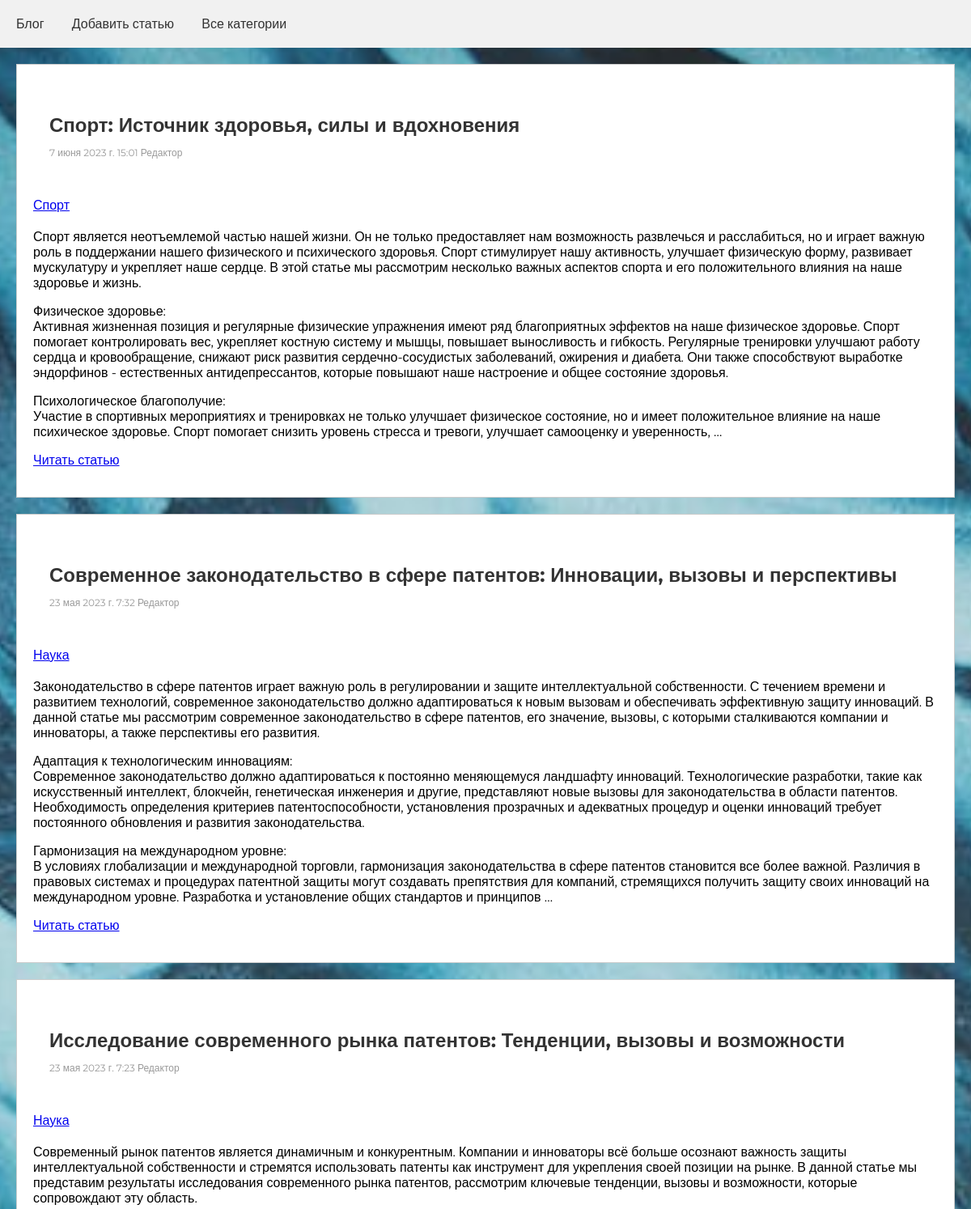
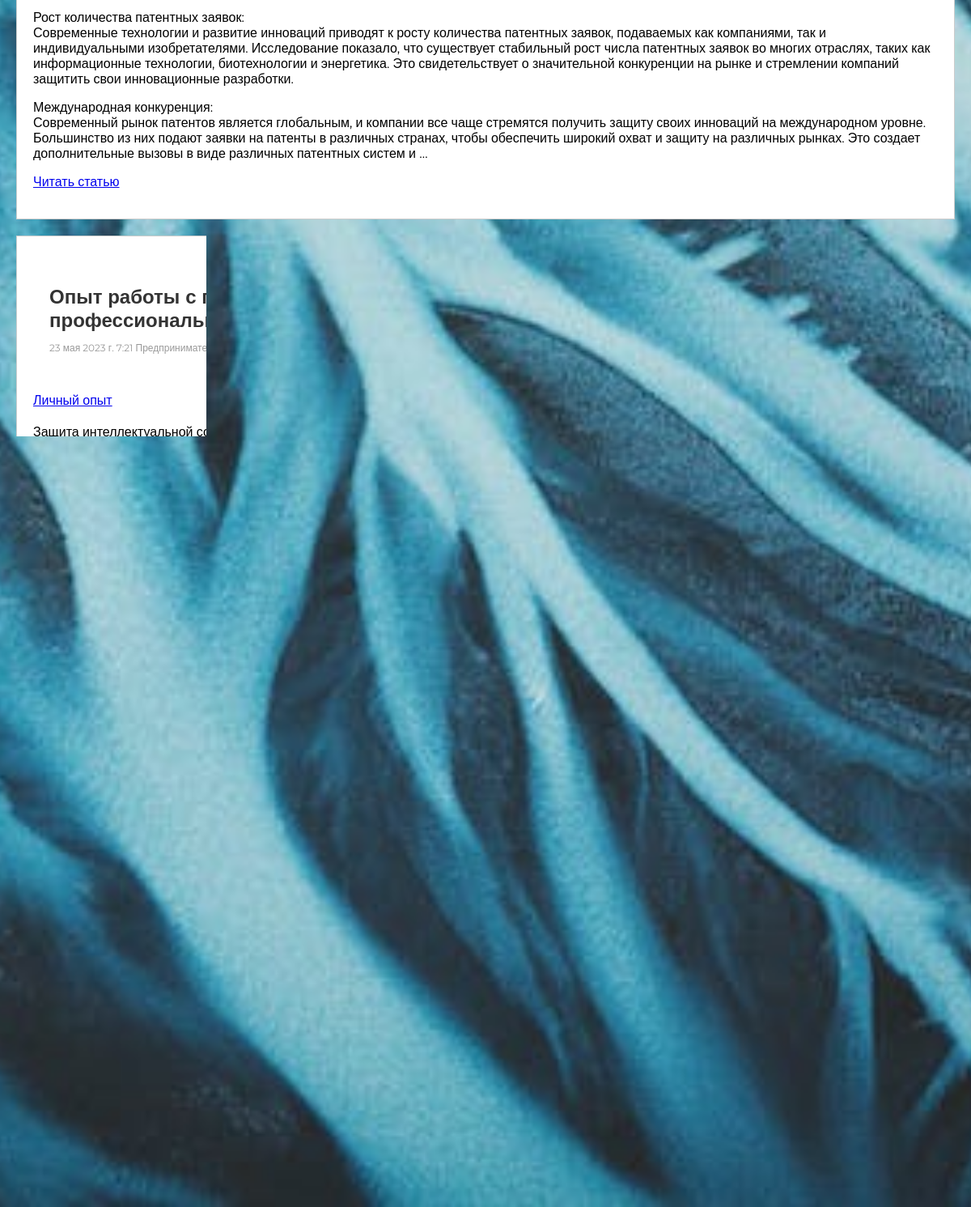
The page / on the database its author committed (2 pictures, top to bottom).
### office/models.py (models this page shows, shortened)
class Post(models.Model):
    title = models.CharField(max_length=100)
    content = models.TextField()
    date_posted = models.DateTimeField(default=timezone.now)
    author = models.ForeignKey(User, on_delete=models.CASCADE)
    cat = models.ForeignKey('Category', on_delete=models.PROTECT, null=True)
    def get_absolute_url(self):
        return reverse('post', kwargs={'post_id': self.pk})
    class Meta:
        verbose_name = 'Статьи'
        verbose_name_plural = 'Статьи'
        ordering = ['-date_posted', 'title']

class Category(models.Model):
    name = models.CharField(max_length=100, db_index=True)
    def __str__(self):
        return self.name
    def get_absolute_url(self):
        return reverse('category', kwargs={'cat_id': self.pk})
    class Meta:
        verbose_name = 'Категории'
        verbose_name_plural = 'Категории'

### office/views.py (the view)
# urls.py: path('', views.blog, name='blog'),
def blog(request):
    article = Post.objects.all().select_related('cat')
    return render(request, 'blog.html', {'article': article,  'title': title[0]})

### office/templates/blog.html
{% extends 'base.html' %}
{% load static %}
{% block content %}
    {% for ar in article %}
        <div class="main_div">
            <article>
                <header>
                    <h2>{{ ar.title }}</h2>
                    <p class="meta">{{ ar.date_posted }} {{ ar.author }}</p>
                </header>
                <p class="cat"><a href="{{ ar.cat.get_absolute_url }}">{{ ar.cat }}</a></p>
                <p class="main_text">{{ ar.content|linebreaks|truncatewords:150 }}</p>
                <p class="read"><a href="{{ ar.get_absolute_url }}">Читать статью</a></p>
            </article>
        </div>
    {% endfor %}
{% endblock content %}

### office/templates/base.html (shortened to what this page needs)
{% load static %}
<!DOCTYPE html>
<html lang="en">
<head>
    <link rel="stylesheet" href="{% static '/s.css' %}">
</head>
<body>
    {% block menu %}
    <nav>
    <ul>
            <li><a href="{% url 'blog' %}">Блог</a></li>
            <li><a href="{% url 'create_article' %}">Добавить статью</a></li>
            <li><a href="{% url 'cat' %}">Все категории</a></li>
    </ul>
  </nav>
    {% endblock menu %}
{% block content %}
{% endblock content %}
{% block footer %}
<footer>
    <p>© 2023 Мой проект Django. Все права защищены.</p>
</footer>
{% endblock footer %}
</body>
</html>

### static/s.css (style rules this page uses)
body { background: url("/static/images/img2.jpeg"); background-repeat: no-repeat; background-position: center center; background-attachment: fixed; background-size: cover; font-family: 'Montserrat', sans-serif; margin: 0; padding: 0; }
header { background-color: #fff; color: #333; padding: 20px; }
nav { background-color: #f1f1f1; padding: 10px; }
nav ul { list-style-type: none; margin: 0; padding: 0; }
nav ul li { display: inline-block; margin-right: 10px; }
nav ul li a { display: block; padding: 10px; text-decoration: none; color: #333; }
.main_div { margin: 20px; padding: 20px; border: 1px solid #ccc; background-color: #fff; }
h2 { font-size: 24px; margin-bottom: 10px; }
.meta { font-size: 12px; color: #999; }
.main_text { font-size: 20px; line-height: 1.5; }
footer { background-color: #f1f1f1; padding: 10px; text-align: center; font-size: 12px; color: #999; }
.cat { color: #8A8A8A; }

### rows shown on the page
Post: title "Спорт: Источник здоровья, силы и вдохновения", date_posted "7 июня 2023 г. 15:01", author "Редактор", cat "Спорт", content "Спорт является неотъемлемой частью нашей жизни. Он не только предоставляет нам возможность развлечься и расслабиться, но и играет важную роль в поддержании нашего физического и психического здоровья. Спорт стимулирует нашу активность, улучшает физическую форму, развивает мускулатуру и укрепляет наше сердце. В этой статье мы рассмотрим несколько важных аспектов спорта и его положительного влияния на наше здоровье и жизнь. Физическое здоровье: Активная жизненная позиция и регулярные физические упражнения имеют ряд благоприятных эффектов на наше физическое здоровье. Спорт помогает контролировать вес, укрепляет костную систему и мышцы, повышает выносливость и гибкость. Регулярные тренировки…"
Post: title "Современное законодательство в сфере патентов: Инновации, вызовы и перспективы", date_posted "23 мая 2023 г. 7:32", author "Редактор", cat "Наука", content "Законодательство в сфере патентов играет важную роль в регулировании и защите интеллектуальной собственности. С течением времени и развитием технологий, современное законодательство должно адаптироваться к новым вызовам и обеспечивать эффективную защиту инноваций. В данной статье мы рассмотрим современное законодательство в сфере патентов, его значение, вызовы, с которыми сталкиваются компании и инноваторы, а также перспективы его развития. Адаптация к технологическим инновациям: Современное законодательство должно адаптироваться к постоянно меняющемуся ландшафту инноваций. Технологические разработки, такие как искусственный интеллект, блокчейн, генетическая инженерия и другие, представляют…"
Post: title "Исследование современного рынка патентов: Тенденции, вызовы и возможности", date_posted "23 мая 2023 г. 7:23", author "Редактор", cat "Наука", content "Современный рынок патентов является динамичным и конкурентным. Компании и инноваторы всё больше осознают важность защиты интеллектуальной собственности и стремятся использовать патенты как инструмент для укрепления своей позиции на рынке. В данной статье мы представим результаты исследования современного рынка патентов, рассмотрим ключевые тенденции, вызовы и возможности, которые сопровождают эту область. Рост количества патентных заявок: Современные технологии и развитие инноваций приводят к росту количества патентных заявок, подаваемых как компаниями, так и индивидуальными изобретателями. Исследование показало, что существует стабильный рост числа патентных заявок во многих отраслях,…"
Post: title "Опыт работы с патентным бюро: Защита интеллектуальной собственности, профессиональное сопровождение", date_posted "23 мая 2023 г. 7:21", author "Предприниматель", cat "Личный опыт", content "Защита интеллектуальной собственности является важным аспектом для компаний и изобретателей, стремящихся превратить свои инновационные идеи в ценные активы. Один из ключевых партнеров в этом процессе - патентное бюро. В данной статье мы поделимся опытом работы с патентным бюро и расскажем о роли, которую оно сыграло в защите нашей интеллектуальной собственности и достижении успеха для наших инноваций. Профессиональное сопровождение процесса: Сотрудничество с патентным бюро позволило нам получить высококачественное профессиональное сопровождение на всех этапах процесса защиты интеллектуальной собственности. Эксперты бюро оказали нам ценные консультации и помощь в подготовке патентных заявок,…"
Post: title "Интеллектуальная защита: Ключевой фактор успеха для инноваций", date_posted "23 мая 2023 г. 7:19", author "Саша", cat "Наука", content "В эпоху постоянного технологического развития и конкуренции, инновационные идеи становятся ценным активом для компаний и отдельных изобретателей. Однако, прежде чем эти идеи превратятся в успешные продукты и технологии, необходимо обеспечить их интеллектуальную защиту. В этой статье мы рассмотрим, почему патентное бюро является важным партнером в этом процессе и какая роль оно играет в обеспечении успеха для инноваций. Значение интеллектуальной собственности: Интеллектуальная собственность (ИС) представляет собой нематериальные активы, которые могут быть охранены законодательством. К таким активам относятся изобретения, промышленные образцы, товарные знаки, авторские права и дизайны. ИС…"
